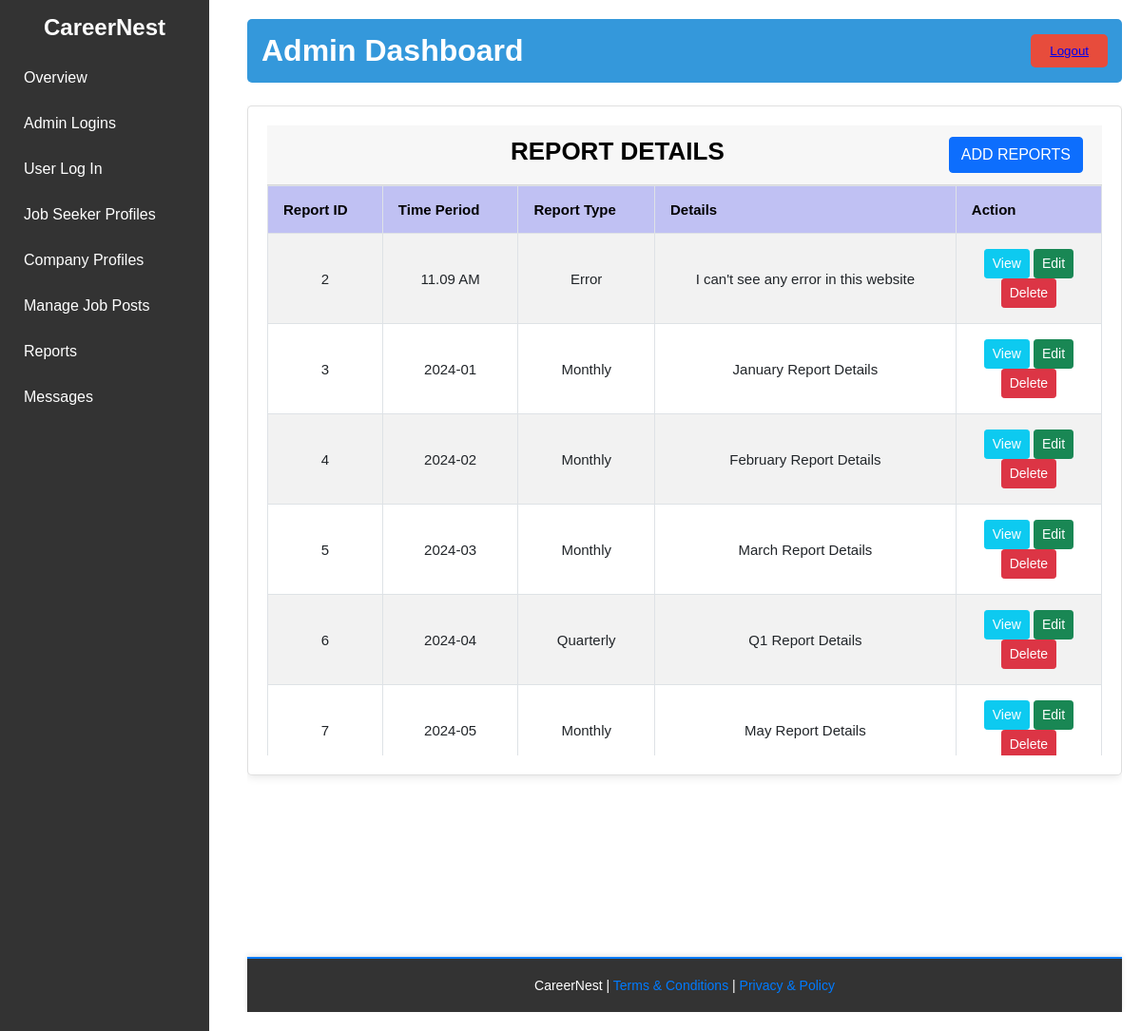
Page /admin_report.php on the committed database.
### tables this page shows
CREATE TABLE `report` (
  `Report_ID` int(11) NOT NULL,
  `Time_Period` varchar(50) DEFAULT NULL,
  `Report_Type` varchar(100) DEFAULT NULL,
  `Details` text DEFAULT NULL
);

### admin_report.php (the view, shortened to what this page needs)
<?php
    require 'report_dbcon.php';
?>
<!doctype html>
<html lang="en">
  <head>
    <link href="CSS/admin_report.css" rel="stylesheet">
    <link href="CSS/report_message.css" rel="stylesheet">
    <link rel="stylesheet" href="CSS/admin.css">
</head>
<body>
    <div class="sidebar">
        <h2>CareerNest</h2>
        <ul>
            <li><a href="adminpage.php">Overview</a></li>
            <li><a href="admin_logins.php">Admin Logins</a></li>
            <li><a href="userSignInDashbord.php">User Log In</a></li>
            <li><a href="display.php">Job Seeker Profiles</a></li>
            <li><a href="company_profiles.php">Company Profiles</a></li>
            <li><a href="manage_job_posts.php">Manage Job Posts</a></li>
            <li><a href="admin_report.php">Reports</a></li>
            <li><a href="inquiry.php">Messages</a></li>
        </ul>
    </div>
    <div class="main-content">
        <header>
            <h1>Admin Dashboard</h1>
            <button id="logoutBtn"> <a href="sign_out.php">Logout</a></button>
        </header>
    <div class="container mt-4">
        <div class="row">
            <div class="col-md-12">
                <div class="card">
                    <div class="card-header">
                        <h4>Report Details
                            <a id="tx" href="report_create.php" class="btn btn-primary float-end">Add reports</a>
                        </h4>
                    </div>
                    <div class="card-body">
                        <table class="table table-bordered table-striped">
                            <thead>
                                <tr>
                                    <th>Report ID</th>
                                    <th>Time Period</th>
                                    <th>Report Type</th>
                                    <th>Details</th>
                                    <th>Action</th>
                                </tr>
                            </thead>
                            <tbody>
                                <?php
                                    $query = "SELECT * FROM report";
                                    $query_run = mysqli_query($con, $query);
                                    if(mysqli_num_rows($query_run) > 0)
                                    {
                                        foreach($query_run as $report)
                                        {
                                            ?>
                                            <tr>
                                                <td><?= $report['Report_ID']; ?></td>
                                                <td><?= $report['Time_Period']; ?></td>
                                                <td><?= $report['Report_Type']; ?></td>
                                                <td><?= $report['Details']; ?></td>
                                                <td>
                                                    <div class="button">
                                                        <a id="tx" href="report_view.php?Report_ID=<?= $report['Report_ID']; ?>" class="btn btn-info btn-sm">View</a>
                                                        <a id="tx" href="report_edit.php?Report_ID=<?= $report['Report_ID']; ?>" class="btn btn-success btn-sm">Edit</a>
                                                        <form action="report_code.php" method="POST" class="d-inline">
                                                             <button type="submit" name="delete_report" value="<?=$report['Report_ID'];?>" class="btn btn-danger btn-sm">Delete</button>
                                                        </form>
                                                    </div>
                                                </td>
                                            </tr>
                                            <?php
                                        }
                                    }
                                    else
                                    {
                                        echo "<h5> No Record Found </h5>";
                                    }
                                ?>
                            </tbody>
                        </table>
                    </div>
                </div>
            </div>
        </div>
    </div>
    <footer>
            <p>CareerNest | <a href="#">Terms & Conditions</a> | <a href="privacy&policy.php">Privacy & Policy</a></p>
        </footer>
    </div>
</body>
</html>

### CSS/admin_report.css (style rules this page uses)
.container { width: 100%; padding-right: 0.75rem; padding-left: 0.75rem; margin-right: auto; margin-left: auto; height: 112vh; overflow: hidden; }
.mt-4 { margin-top: 1.5rem; }
#tx { text-decoration: none; }
.row { display: flex; flex-wrap: wrap; margin-right: -0.75rem; margin-left: -0.75rem; flex: 1; }
.row h4 { font-size: 26px; text-transform: uppercase; }
.col-md-12 { flex: 0 0 100%; max-width: 100%; }
.card { position: relative; display: flex; flex-direction: column; min-width: 0; word-wrap: break-word; background-color: #fff; background-clip: border-box; border: 1px solid rgba(0, 0, 0, 0.125); border-radius: 0.25rem; flex: 1; }
.card-header { padding: 0.75rem 1.25rem; margin-bottom: 0; background-color: rgba(0, 0, 0, 0.03); border-bottom: 1px solid rgba(0, 0, 0, 0.125); font-size: 20px; }
.card-body { flex: 1 1 auto; padding: 0; font-size: 15px; overflow-x: auto; overflow-y: auto; min-width: 100%; max-height: calc(100vh - 200px); -webkit-overflow-scrolling: touch; width:calc(100vh - 600px); overflow-x: scroll; position: relative; }
.btn { display: inline-block; font-weight: 400; color: #fff; text-align: center; vertical-align: middle; user-select: none; background-color: transparent; border: 1px solid transparent; padding: 0.375rem 0.75rem; font-size: 1rem; line-height: 1.5; border-radius: 0.25rem; transition: color 0.15s ease-in-out, background-color 0.15s ease-in-out, border-color 0.15s ease-in-out, box-shadow 0.15s ease-in-out; }
.btn-primary { color: #fff; background-color: #0d6efd; border-color: #0d6efd; }
.btn-info { color: #fff; background-color: #0dcaf0; border-color: #0dcaf0; }
.btn-success { color: #fff; background-color: #198754; border-color: #198754; }
.btn-danger { color: #fff; background-color: #dc3545; border-color: #dc3545; }
.btn-sm { padding: 0.25rem 0.5rem; font-size: 0.875rem; line-height: 1.5; border-radius: 0.2rem; }
.float-end { float: right !important; }
.table { width: 100%; margin-bottom: 0; color: #212529; border-collapse: collapse; min-width: 300px; }
.table-bordered { border: 1px solid #dee2e6; }
.table-bordered th, .table-bordered td { border: 1px solid #dee2e6; }
.table-striped tbody tr:nth-of-type(odd) { background-color: rgba(0, 0, 0, 0.05); }
.table thead { position: sticky; top: 0; z-index: 10; color: #fff; vertical-align: bottom; background-color: #f8f9fa; text-align: left; }
.table th { padding: 1rem; vertical-align: middle; border-top: 1px solid #dee2e6; background-color: #c0c1f3; position: sticky; top: 0px; background-color: #c0c1f3;; color: #000000; }
.table td { padding: 1rem; vertical-align: middle; border-top: 1px solid #dee2e6; }
footer { text-align: center; padding: 20px; background-color: #333; color: #fff; position: relative; width: 100%; border-top: 2px solid #007bff; font-size: 14px; box-shadow: 0 -2px 5px rgba(0, 0, 0, 0.1); }
footer a { color: #007bff; text-decoration: none; }

### CSS/admin.css (style rules this page uses)
* { margin: 0; padding: 0; box-sizing: border-box; margin: 0; padding: 0; }
body { font-family: Arial, sans-serif; display: flex; min-height: 100vh; }
.sidebar { width: 220px; background-color: #333; height: auto; color: #fff; padding: 15px; }
.sidebar h2 { text-align: center; margin-bottom: 20px; color: #fff; }
.sidebar ul { list-style: none; padding: 0; }
.sidebar ul li { margin: 10px 0; }
.sidebar ul li a { color: #fff; text-decoration: none; padding: 10px; display: block; transition: background 0.3s; }
.main-content { flex-grow: 1; padding: 20px; margin-left: 20px; }
header { display: flex; justify-content: space-between; align-items: center; background-color: #3498DB; color: white; padding: 15px; border-radius: 5px; }
header h1 { margin: 0; }
#logoutBtn { padding: 10px 20px; background-color: #E74C3C; color: white; border: none; border-radius: 5px; cursor: pointer; }
.card { background-color: white; padding: 20px; border-radius: 5px; box-shadow: 0 2px 10px rgba(0, 0, 0, 0.1); flex: 1; text-align: center; }
footer { text-align: center; padding: 20px; background-color: #333; color: #fff; position: relative; width: 100%; border-top: 2px solid #007bff; font-size: 14px; box-shadow: 0 -2px 5px rgba(0, 0, 0, 0.1); }
footer a { color: #007bff; text-decoration: none; }

### rows in the picture
report: Report_ID "2", Time_Period "11.09 AM", Report_Type "Error", Details "I can't see any error in this website"
report: Report_ID "3", Time_Period "2024-01", Report_Type "Monthly", Details "January Report Details"
report: Report_ID "4", Time_Period "2024-02", Report_Type "Monthly", Details "February Report Details"
report: Report_ID "5", Time_Period "2024-03", Report_Type "Monthly", Details "March Report Details"
report: Report_ID "6", Time_Period "2024-04", Report_Type "Quarterly", Details "Q1 Report Details"
report: Report_ID "7", Time_Period "2024-05", Report_Type "Monthly", Details "May Report Details"
